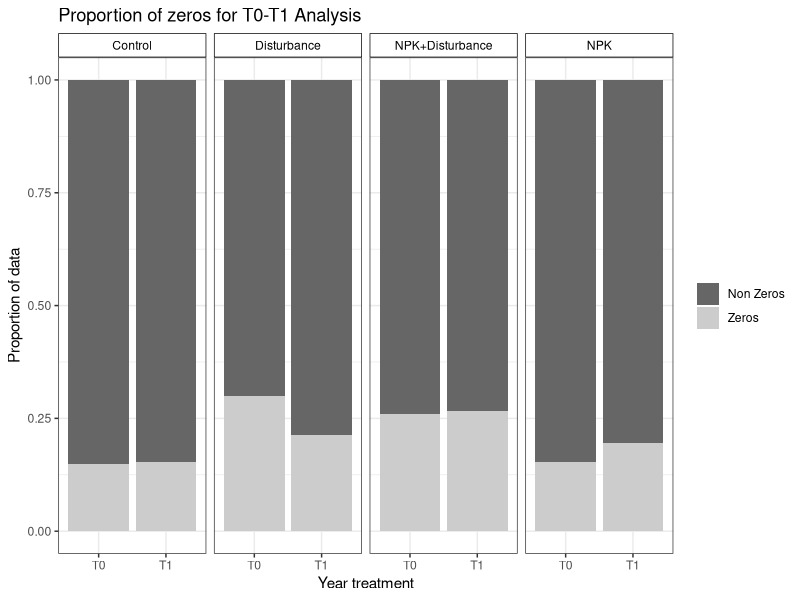
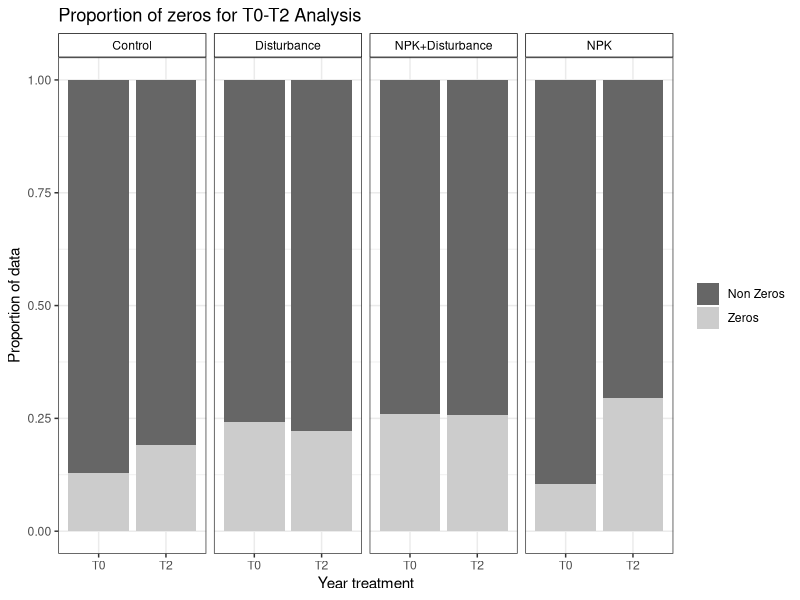
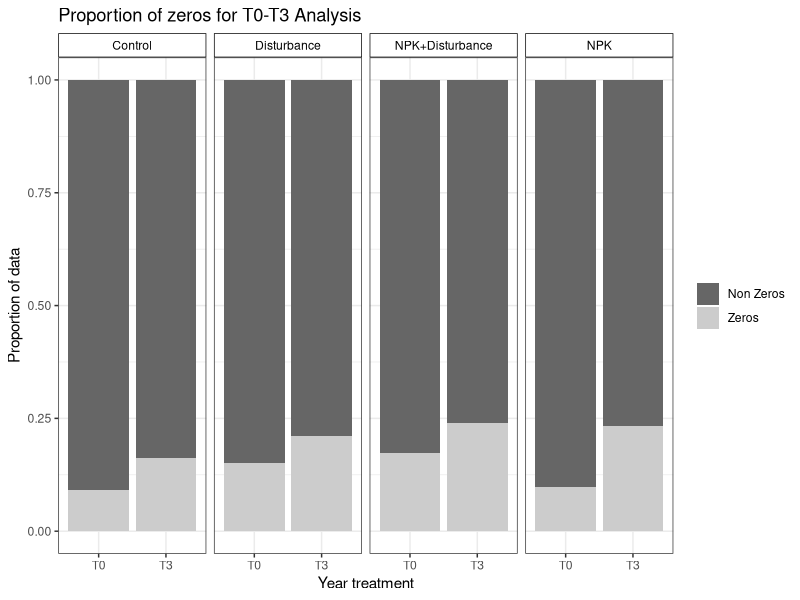
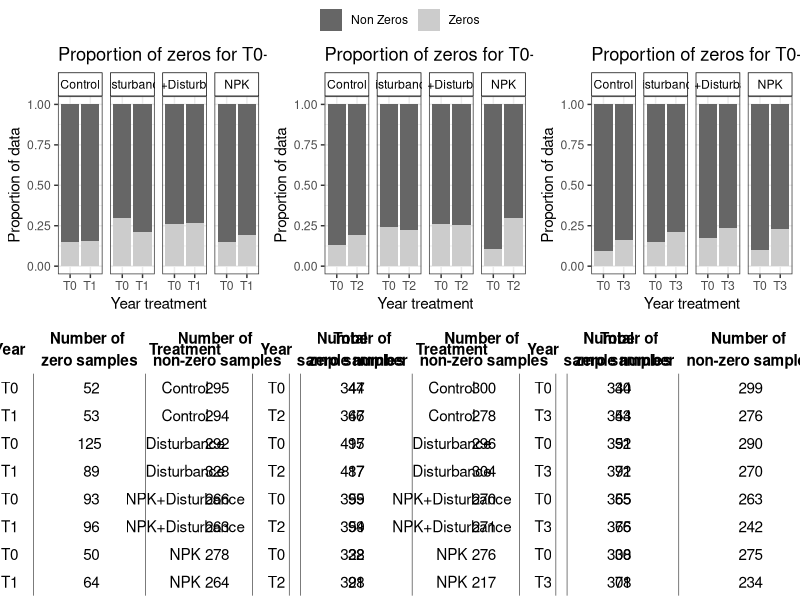
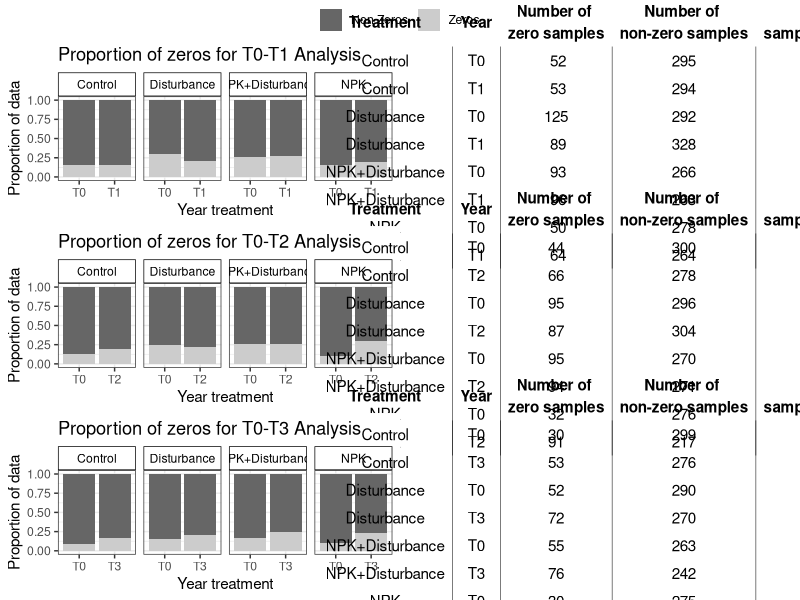
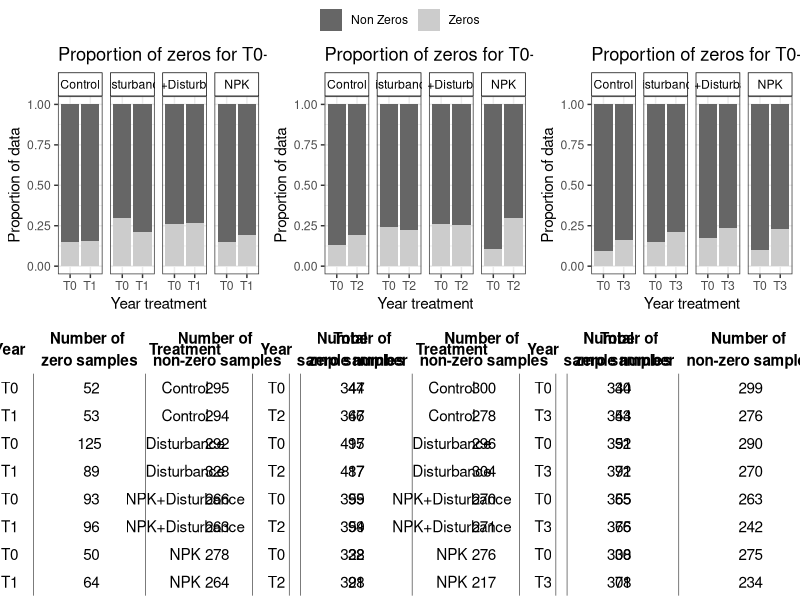
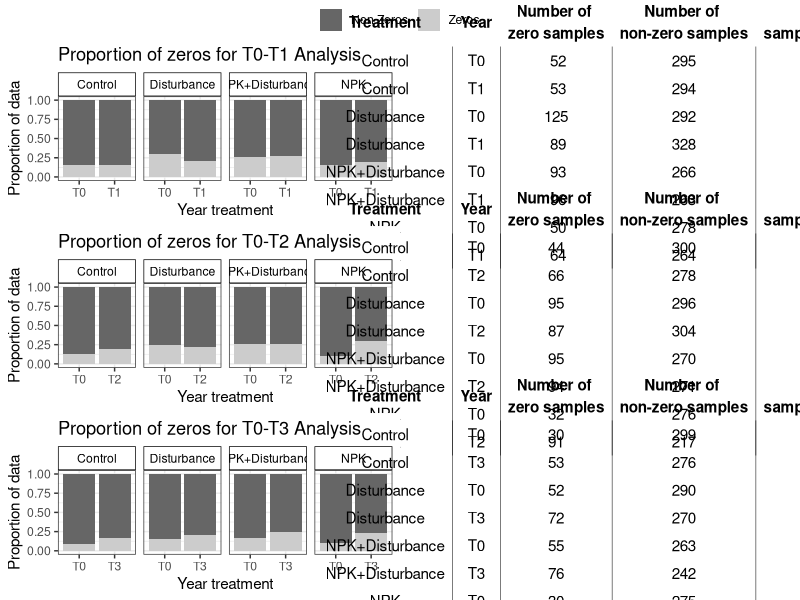

These figures' R source, in order:
# R Thornley
# 15/07/2025
# get sample sizes with zeros for appendix

# Project: P1_COMPADRE_DRAGNET
# Script: A1_get_sample_sizes_w_zeros

library(tidyverse)
library(ggpubr)


dat_1 <- 
  dat_1 <- read_csv("results/DRAGNet_T0_T1_overlap.csv")  %>% 
  mutate(trt = factor(trt, levels = c("Control", "Disturbance", "NPK+Disturbance", "NPK", "NPK_Cessation"))) %>%
  filter(!trt == "NPK_Cessation") %>%
  mutate(year_trt = factor(year_trt, levels = c("T0", "T1"))) %>% 
  mutate(site_name = factor(site_name))%>%
  mutate(New_taxon = factor(New_taxon)) %>%
  mutate(taxon_site = paste0(New_taxon, "_", site_name)) %>% 
  mutate(taxon_site = factor(taxon_site)) %>%
  dplyr::select(site_name, New_taxon, taxon_site, year_trt, trt, max_cover, block) %>%
  mutate(new_max_cover = case_when(max_cover == 0 ~ 0,
                                   max_cover > 0 ~ max_cover/100,
                                   TRUE ~ max_cover)) %>%
  mutate(new_max_cover = if_else(new_max_cover == 1, 0.99, new_max_cover))

dat_1 <- dat_1 %>% select(site_name, New_taxon, taxon_site, trt, year_trt, block, new_max_cover) %>%
  group_by(site_name, New_taxon, taxon_site, trt, block) %>%
  pivot_wider(names_from = "year_trt", values_from = "new_max_cover", values_fn = mean) %>% 
  rowwise() %>%
  filter(!all(c_across(T0:T1) == 0)) %>% ungroup() %>%
  pivot_longer(cols = T0:T1, values_to = "new_max_cover", names_to = "year_trt")

zero_counts <- dat_1 %>%
  group_by(trt, year_trt) %>%
  summarise(zero_counts = sum(new_max_cover == 0, na.rm = TRUE))
all_counts <- dat_1 %>%
  group_by(trt, year_trt) %>%
  tally() %>%
  rename("all_counts" = n)

samples_1 <- zero_counts %>% left_join(all_counts) %>%
  mutate(non_zero_counts = all_counts - zero_counts) %>%
  select(trt, year_trt, zero_counts, non_zero_counts, all_counts)

props_1 <- samples_1 %>% 
  mutate(zero_prop = zero_counts/all_counts) %>%
  mutate(non_zero_prop = 1-zero_prop) %>%
  select(trt, year_trt, all_counts, non_zero_prop, zero_prop) %>%
  pivot_longer(cols = non_zero_prop:zero_prop)

#################################################################################

# dat_2
dat_2 <- read_csv("results/DRAGNet_T0_T2_overlap.csv") %>% 
  mutate(trt = factor(trt, levels = c("Control", "Disturbance", "NPK+Disturbance", "NPK", "NPK_Cessation"))) %>%
  filter(!trt == "NPK_Cessation") %>%
  mutate(year_trt = factor(year_trt, levels = c("T0", "T2"))) %>% 
  mutate(site_name = factor(site_name))%>%
  mutate(New_taxon = factor(New_taxon)) %>%
  mutate(taxon_site = paste0(New_taxon, "_", site_name)) %>% 
  mutate(taxon_site = factor(taxon_site)) %>%
  dplyr::select(site_name, New_taxon, taxon_site, year_trt, trt, max_cover, block) %>%
  mutate(new_max_cover = case_when(max_cover == 0 ~ 0,
                                   max_cover > 0 ~ max_cover/100,
                                   TRUE ~ max_cover)) %>%
  mutate(new_max_cover = if_else(new_max_cover == 1, 0.99, new_max_cover))

dat_2 <- dat_2 %>% select(site_name, New_taxon, taxon_site, trt, year_trt, block, new_max_cover) %>%
  group_by(site_name, New_taxon, taxon_site, trt, block) %>%
  pivot_wider(names_from = "year_trt", values_from = "new_max_cover", values_fn = mean) %>% 
  rowwise() %>%
  filter(!all(c_across(T0:T2) == 0)) %>% ungroup() %>%
  pivot_longer(cols = T0:T2, values_to = "new_max_cover", names_to = "year_trt")

zero_counts <- dat_2 %>%
  group_by(trt, year_trt) %>%
  summarise(zero_counts = sum(new_max_cover == 0, na.rm = TRUE))
all_counts <- dat_2 %>%
  group_by(trt, year_trt) %>%
  tally() %>%
  rename("all_counts" = n)

samples_2 <- zero_counts %>% left_join(all_counts) %>%
  mutate(non_zero_counts = all_counts - zero_counts) %>%
  select(trt, year_trt, zero_counts, non_zero_counts, all_counts)

props_2 <- samples_2 %>% 
  mutate(zero_prop = zero_counts/all_counts) %>%
  mutate(non_zero_prop = 1-zero_prop) %>%
  select(trt, year_trt, all_counts, non_zero_prop, zero_prop) %>%
  pivot_longer(cols = non_zero_prop:zero_prop)

################################################################################

# dat_3
dat_3 <- read_csv("results/DRAGNet_T0_T3_overlap.csv") %>% 
  mutate(trt = factor(trt, levels = c("Control", "Disturbance", "NPK+Disturbance", "NPK", "NPK_Cessation"))) %>%
  filter(!trt == "NPK_Cessation") %>%
  mutate(year_trt = factor(year_trt, levels = c("T0", "T3"))) %>% 
  mutate(site_name = factor(site_name))%>%
  mutate(New_taxon = factor(New_taxon)) %>%
  mutate(taxon_site = paste0(New_taxon, "_", site_name)) %>% 
  mutate(taxon_site = factor(taxon_site)) %>%
  dplyr::select(site_name, New_taxon, taxon_site, year_trt, trt, max_cover, block) %>%
  mutate(new_max_cover = case_when(max_cover == 0 ~ 0,
                                   max_cover > 0 ~ max_cover/100,
                                   TRUE ~ max_cover)) %>%
  mutate(new_max_cover = if_else(new_max_cover == 1, 0.99, new_max_cover))

dat_3 <- dat_3 %>% select(site_name, New_taxon, taxon_site, trt, year_trt, block, new_max_cover) %>%
  group_by(site_name, New_taxon, taxon_site, trt, block) %>%
  pivot_wider(names_from = "year_trt", values_from = "new_max_cover", values_fn = mean) %>% 
  rowwise() %>%
  filter(!all(c_across(T0:T3) == 0)) %>% ungroup() %>%
  pivot_longer(cols = T0:T3, values_to = "new_max_cover", names_to = "year_trt")

zero_counts <- dat_3 %>%
  group_by(trt, year_trt) %>%
  summarise(zero_counts = sum(new_max_cover == 0, na.rm = TRUE))
all_counts <- dat_3 %>%
  group_by(trt, year_trt) %>%
  tally() %>%
  rename("all_counts" = n)

samples_3 <- zero_counts %>% left_join(all_counts) %>%
  mutate(non_zero_counts = all_counts - zero_counts) %>%
  select(trt, year_trt, zero_counts, non_zero_counts, all_counts)

props_3 <- samples_3 %>% 
  mutate(zero_prop = zero_counts/all_counts) %>%
  mutate(non_zero_prop = 1-zero_prop) %>%
  select(trt, year_trt, all_counts, non_zero_prop, zero_prop) %>%
  pivot_longer(cols = non_zero_prop:zero_prop)


################################################################################

p1 <- 
  ggplot(props_1, aes(year_trt, value, fill = name)) + 
  geom_col(position = "stack") + facet_wrap(~trt, ncol = 5) + theme_bw()+
  scale_fill_manual(values = c("non_zero_prop" = "grey40", "zero_prop" = "grey80"),
                    labels = c("non_zero_prop" = "Non Zeros", "zero_prop" = "Zeros"))+
  theme(legend.title = element_blank())+
  theme(strip.background = element_rect(fill = "white", color = "black"),  
        strip.text = element_text(color = "black"))+
  ylab("Proportion of data")+
  xlab("Year treatment")+
  ggtitle("Proportion of zeros for T0-T1 Analysis")
p1

p2 <- 
  ggplot(props_2, aes(year_trt, value, fill = name)) + 
  geom_col(position = "stack") + facet_wrap(~trt, ncol = 5) + theme_bw()+
  scale_fill_manual(values = c("non_zero_prop" = "grey40", "zero_prop" = "grey80"),
                    labels = c("non_zero_prop" = "Non Zeros", "zero_prop" = "Zeros"))+
  theme(legend.title = element_blank())+
  theme(strip.background = element_rect(fill = "white", color = "black"),  
         strip.text = element_text(color = "black"))+             
  ylab("Proportion of data")+
  xlab("Year treatment")+
  ggtitle("Proportion of zeros for T0-T2 Analysis")
p2

p3 <- 
  ggplot(props_3, aes(year_trt, value, fill = name)) + 
  geom_col(position = "stack") + facet_wrap(~trt, ncol = 5) + theme_bw()+
  scale_fill_manual(values = c("non_zero_prop" = "grey40", "zero_prop" = "grey80"),
                    labels = c("non_zero_prop" = "Non Zeros", "zero_prop" = "Zeros"))+
  theme(legend.title = element_blank())+
  theme(strip.background = element_rect(fill = "white", color = "black"),  
        strip.text = element_text(color = "black"))+             
  ylab("Proportion of data")+
  xlab("Year treatment")+
  ggtitle("Proportion of zeros for T0-T3 Analysis")
p3

# now create some nice tables to go with the barcharts
# tidy up names

names(samples_1) <- c("Treatment", "Year", "Number of \nzero samples", "Number of \nnon-zero samples", "Total \nsample number")
names(samples_2) <- c("Treatment", "Year", "Number of \nzero samples", "Number of \nnon-zero samples", "Total \nsample number")
names(samples_3) <- c("Treatment", "Year", "Number of \nzero samples", "Number of \nnon-zero samples", "Total \nsample number")
t1 <- samples_1 %>% ggtexttable(theme = ttheme("minimal"), rows = NULL)
t2 <- samples_2 %>% ggtexttable(theme = ttheme("minimal"), rows = NULL)
t3 <- samples_3 %>% ggtexttable(theme = ttheme("minimal"), rows = NULL)

all <- ggarrange(p1, p2, p3, t1, t2, t3, common.legend = TRUE)
all

ggsave("figures/A1_sample_size_zeros.jpeg", all, height = 7.5, width = 18)

all <- ggarrange(p1, t1, p2, t2, p3, t3, common.legend = TRUE, ncol = 2, nrow = 3)
all

ggsave("figures/A1_sample_size_zeros_again.jpeg", all, height = 14, width = 12)

################################################################################

